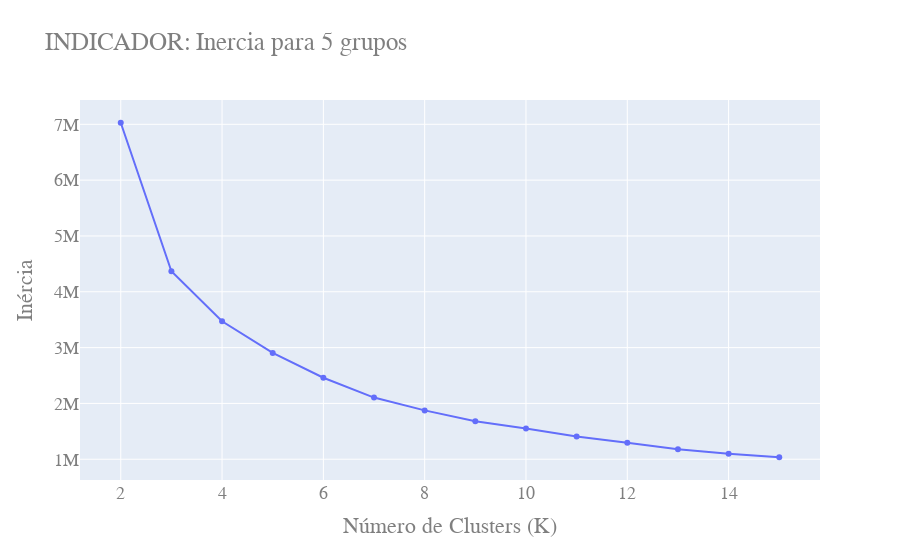

This figure's notebook cell:
### Markdown cell above
Estamos procurando um ponto no gráfico onde a diminuição na inércia começa a desacelerar e a curva parece formar um cotovelo. Esse ponto é considerado um indicador do número ideal de clusters, que no nosso caso é 5

### Code cell
fig = go.Figure()
fig.add_trace(go.Scatter(x = faixa_n_clusters, y = valores_inercia))
fig.update_layout(
    title = "INDICADOR: Inercia para 5 grupos",
    xaxis_title = "Número de Clusters (K)",
    yaxis_title = "Inércia",
    font = dict(
        family = "Courier New, monospace",
        size=18,
        color="#7f7f7f"
    )
)
fig.show()

### Figure 1 — Plotly figure (JSON) as saved in the notebook; plotly's stock layout.template omitted (floating-point values rounded to 4 significant figures)
{"data": [{"type": "scatter", "x": [2, 3, 4, 5, 6, 7, 8, 9, 10, 11, 12, 13, 14, 15], "y": [7028000.0, 4367000.0, 3472000.0, 2905000.0, 2460000.0, 2105000.0, 1875000.0, 1681000.0, 1552000.0, 1407000.0, 1297000.0, 1180000.0, 1099000.0, 1036000.0]}], "layout": {"font": {"color": "#7f7f7f", "family": "Courier New, monospace", "size": 18}, "title": {"text": "INDICADOR: Inercia para 5 grupos"}, "xaxis": {"title": {"text": "Número de Clusters (K)"}}, "yaxis": {"title": {"text": "Inércia"}}}}
